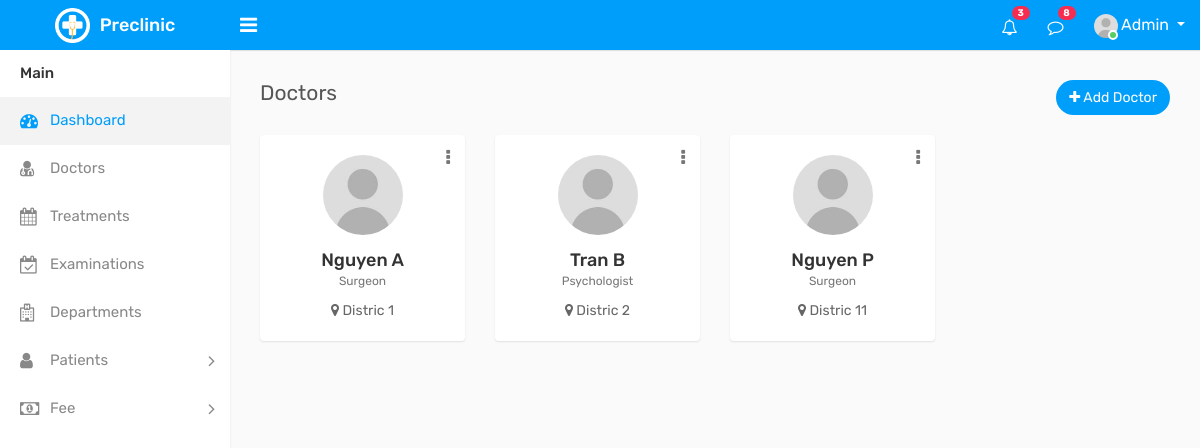
/admin/doctors.php, run on an earlier commit of the app's database.
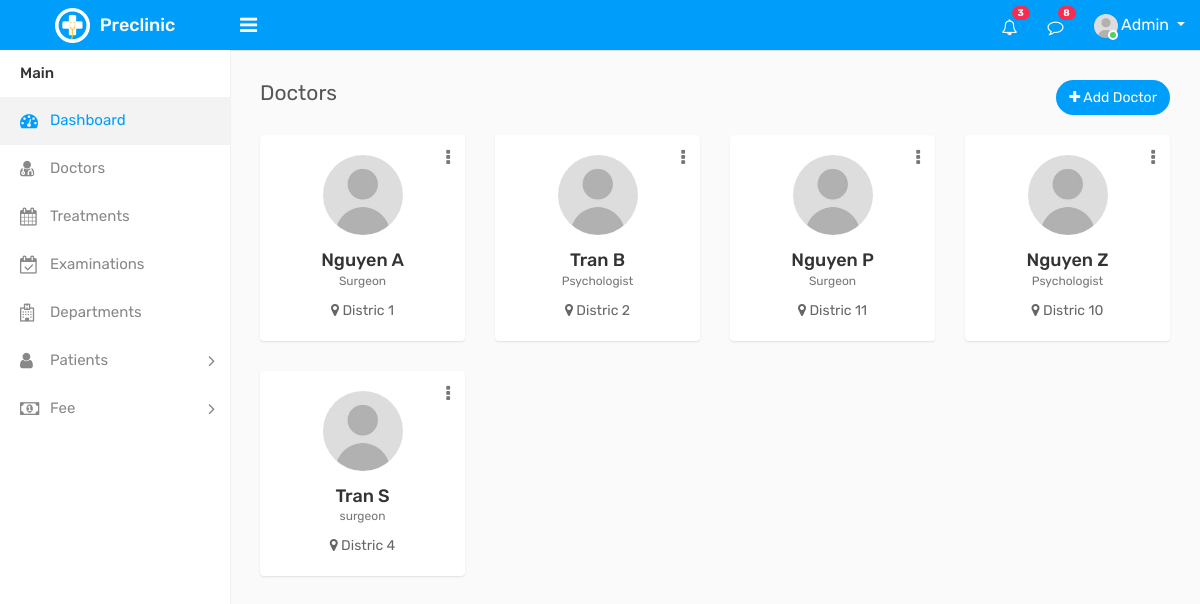
And on a later commit of the database.
### tables this page shows
CREATE TABLE `doctor` (
  `ID` int(11) NOT NULL,
  `Unique_code` varchar(10) DEFAULT NULL,
  `First_name` varchar(50) NOT NULL,
  `Last_name` varchar(50) NOT NULL,
  `Full_name` varchar(100) GENERATED ALWAYS AS (concat(`First_name`,' ',`Last_name`)) STORED,
  `DoB` date DEFAULT NULL,
  `Gender` varchar(10) DEFAULT NULL COMMENT 'male/female',
  `Address` varchar(50) DEFAULT NULL,
  `Start_date` date DEFAULT NULL,
  `Phone_number` varchar(10) NOT NULL,
  `Related_name` varchar(50) DEFAULT NULL,
  `Degree_year` tinyint(4) DEFAULT NULL,
  `D_Unique_code` int(11) DEFAULT NULL
);

### connection.php (called while the page is built, shortened)
<?php
	function executeQuery($sql){
        include ('db.inc');
        $conn = new mysqli($servername, $username, $password, $dbname);
		if (!($result = $conn->query($sql)))
		    echo $conn->connect_error;
		return $result;
    }
?>

### admin/doctors.php (the view, shortened to what this page needs)
<?php
    include("../connection.php");
?>
<!DOCTYPE html>
<html lang="en">
<head>
    <link rel="stylesheet" type="text/css" href="assets/css/bootstrap.min.css">
    <link rel="stylesheet" type="text/css" href="assets/css/font-awesome.min.css">
    <link rel="stylesheet" type="text/css" href="assets/css/select2.min.css">
    <link rel="stylesheet" type="text/css" href="assets/css/bootstrap-datetimepicker.min.css">
    <link rel="stylesheet" type="text/css" href="assets/css/style.css">
</head>
<body>
    <div class="main-wrapper">
        <div class="header">
            <div class="header-left">
                <a href="index.php" class="logo">
                    <img src="assets/img/logo.png" width="35" height="35" alt=""> <span>Preclinic</span>
                </a>
            </div>
            <a id="toggle_btn" href="javascript:void(0);"><i class="fa fa-bars"></i></a>
            <ul class="nav user-menu float-right">
                <li class="nav-item dropdown d-none d-sm-block">
                    <a href="#" class="dropdown-toggle nav-link" data-toggle="dropdown"><i class="fa fa-bell-o"></i>
                        <span class="badge badge-pill bg-danger float-right">3</span></a>
                </li>
                <li class="nav-item dropdown d-none d-sm-block">
                    <a href="javascript:void(0);" id="open_msg_box" class="hasnotifications nav-link"><i
                            class="fa fa-comment-o"></i> <span
                            class="badge badge-pill bg-danger float-right">8</span></a>
                </li>
                <li class="nav-item dropdown has-arrow">
                    <a href="#" class="dropdown-toggle nav-link user-link" data-toggle="dropdown">
                        <span class="user-img"><img class="rounded-circle" src="assets/img/user.jpg" width="40"
                                alt="Admin">
                            <span class="status online"></span></span>
                        <span>Admin</span>
                    </a>
                </li>
            </ul>
        </div>
        <?php
            include("sidebar.php");
        ?>
        <div class="page-wrapper">
            <div class="content">
                <div class="row">
                    <div class="col-sm-4 col-3">
                        <h4 class="page-title">Doctors</h4>
                    </div>
                    <div class="col-sm-8 col-9 text-right m-b-20">
                        <a href="add-doctor.php" class="btn btn-primary btn-rounded float-right"><i
                                class="fa fa-plus"></i> Add Doctor</a>
                    </div>
                </div>
                <div class="row doctor-grid">
                    <?php
                            $sql="SELECT * FROM doctor";
                            $result = executeQuery($sql);
                                if (mysqli_num_rows($result) > 0) {
                                    while($row = mysqli_fetch_assoc($result)) {
                        ?>
                    <div class="col-md-4 col-sm-4  col-lg-3">
                        <div class="profile-widget">
                            <div class="doctor-img">
                                <a class="avatar" href="profile.html"><img alt="" src="assets/img/user.jpg"></a>
                            </div>
                            <div class="dropdown profile-action">
                                <a href="#" class="action-icon dropdown-toggle" data-toggle="dropdown"
                                    aria-expanded="false"><i class="fa fa-ellipsis-v"></i></a>
                            </div>
                            <h4 class="doctor-name text-ellipsis"><a
                                    href="profile.html"><?php echo $row["First_name"] ?>
                                    <?php echo $row["Last_name"] ?></a></h4>
                            <div class="doc-prof"><?php echo $row["Related_name"] ?></div>
                            <div class="user-country">
                                <i class="fa fa-map-marker"></i> <?php echo $row["Address"] ?>
                            </div>
                        </div>
                    </div>
                    <?php } }?>
                </div>
            </div>
        </div>
</body>
</html>

### admin/sidebar.php (shortened to what this page needs)
<div class="sidebar" id="sidebar">
    <div class="sidebar-inner slimscroll">
        <div id="sidebar-menu" class="sidebar-menu">
            <ul>
                <li class="menu-title">Main</li>
                <li class="active">
                    <a href="index.php"><i class="fa fa-dashboard"></i> <span>Dashboard</span></a>
                </li>
                <li>
                    <a href="doctors.php"><i class="fa fa-user-md"></i> <span>Doctors</span></a>
                </li>
                <li>
                    <a href="treatment.php"><i class="fa fa-calendar"></i> <span>Treatments</span></a>
                </li>
                <li>
                    <a href="examination.php"><i class="fa fa-calendar-check-o"></i> <span>Examinations</span></a>
                </li>
                <li>
                    <a href="departments.php"><i class="fa fa-hospital-o"></i> <span>Departments</span></a>
                </li>
                <li class="submenu">
                    <a href="#"><i class="fa fa-user"></i> <span> Patients </span> <span class="menu-arrow"></span></a>
                </li>
                <li class="submenu">
                    <a href="#"><i class="fa fa-money"></i> <span> Fee </span> <span class="menu-arrow"></span></a>
                </li>
            </ul>
        </div>
    </div>
</div>

What changed in the data, as far as the page shows it:
added doctor: First_name "Nguyen", Last_name "Z", Related_name "Psychologist", Address "Distric 10"
added doctor: First_name "Tran", Last_name "S", Related_name "surgeon", Address "Distric 4"
